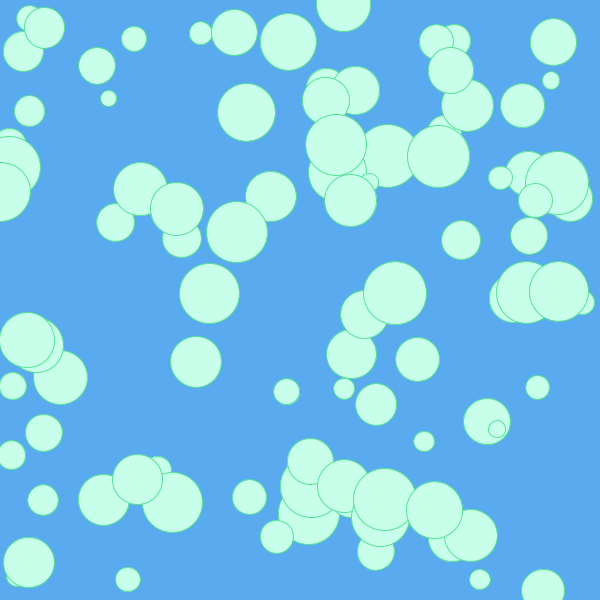
Frame 1 (no input)
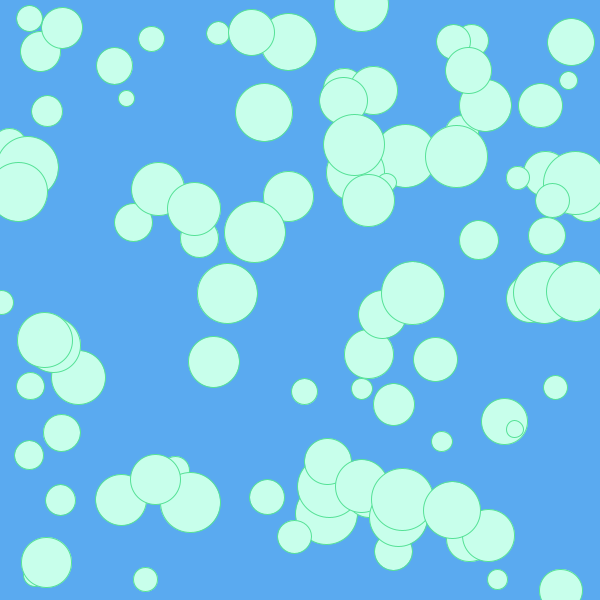
Frame 60 (the mouse pressed at the canvas centre just before this capture)
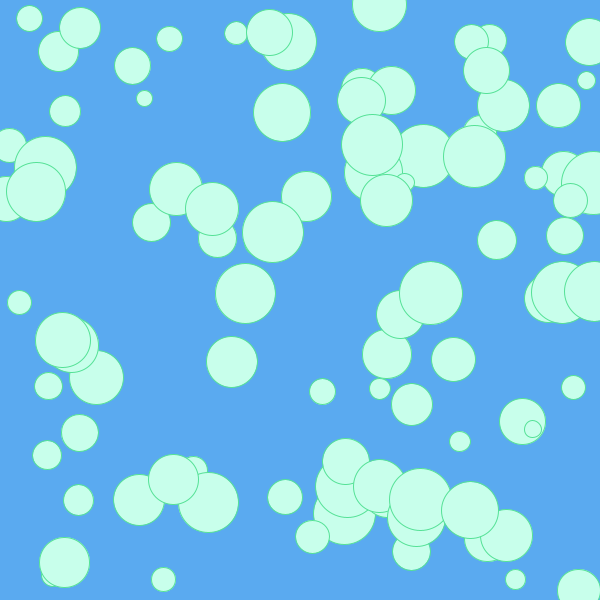
Frame 120 (the mouse held since frame 60 and released just before this capture)

The Processing sketch that drew these frames (run headless with seeded random() and noise(); from frame 60 on, the mouse is pressed at the canvas centre):

// Processing sketch: ObjectsClassesBubbles
// ── ObjectsClassesBubbles.pde
Ball myBubble; 
//Declare an object

//create an array of objects
Ball[] bubbles = new Ball[100];

void setup(){
  //Initialize object

  size(600,600);
  
  stroke(85,225,150);
  fill(200, 255, 235);
  
  myBubble = new Ball();
  
  for( int i = 0; i < bubbles.length; i++){
    bubbles[i] = new Ball();
  }
}

void draw(){
   background(90,170,240);

  myBubble.display();
  myBubble.blow();
  
  for( int i = 5; i < bubbles.length; i++){
    bubbles[i].display();
  }
    
  for( int i = 8; i < bubbles.length; i++){
    bubbles[i].blow();
  }
}

class Ball{
   float x;
   float y;
   float radius;
   float xspeed;
   
   Ball(){
     x = random(width);
     y = random(height);
     radius = random(10,50);
     xspeed = .3;
   }
   
   void display(){
   ellipse(x,y,radius * 1.3,radius * 1.3); 
   }
   
   void blow() {
     x = x + xspeed;
     if (x > width) {
       x = 1;
     }
   }
  
}
